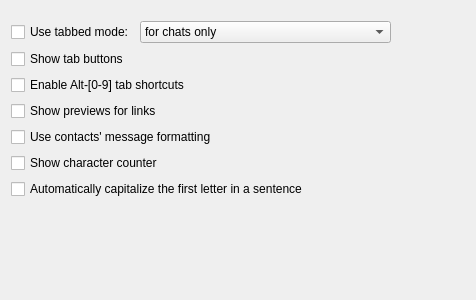
<?xml version="1.0" encoding="UTF-8"?>
<ui version="4.0">
 <class>OptMsgCommon</class>
 <widget class="QWidget" name="OptMsgCommon">
  <property name="geometry">
   <rect>
    <x>0</x>
    <y>0</y>
    <width>476</width>
    <height>300</height>
   </rect>
  </property>
  <property name="windowTitle">
   <string>Form</string>
  </property>
  <layout class="QVBoxLayout" name="verticalLayout">
   <item>
    <layout class="QHBoxLayout" name="horizontalLayout">
     <property name="topMargin">
      <number>10</number>
     </property>
     <item>
      <widget class="QCheckBox" name="ck_tabChats">
       <property name="sizePolicy">
        <sizepolicy hsizetype="Fixed" vsizetype="Fixed">
         <horstretch>0</horstretch>
         <verstretch>0</verstretch>
        </sizepolicy>
       </property>
       <property name="text">
        <string>Use tabbed mode:</string>
       </property>
      </widget>
     </item>
     <item>
      <widget class="QComboBox" name="cb_tabGrouping">
       <item>
        <property name="text">
         <string>for chats only</string>
        </property>
       </item>
       <item>
        <property name="text">
         <string>for mucs only</string>
        </property>
       </item>
       <item>
        <property name="text">
         <string>for chats and mucs separately</string>
        </property>
       </item>
       <item>
        <property name="text">
         <string>for mucs and chats in one window</string>
        </property>
       </item>
       <item>
        <property name="text">
         <string>for mucs, chats and roster in one window</string>
        </property>
       </item>
       <item>
        <property name="text">
         <string>[customized]</string>
        </property>
       </item>
      </widget>
     </item>
     <item>
      <spacer name="horizontalSpacer">
       <property name="orientation">
        <enum>Qt::Horizontal</enum>
       </property>
       <property name="sizeHint" stdset="0">
        <size>
         <width>40</width>
         <height>20</height>
        </size>
       </property>
      </spacer>
     </item>
    </layout>
   </item>
   <item>
    <spacer>
     <property name="orientation">
      <enum>Qt::Horizontal</enum>
     </property>
     <property name="sizeHint" stdset="0">
      <size>
       <width>0</width>
       <height>0</height>
      </size>
     </property>
    </spacer>
   </item>
   <item>
    <widget class="QCheckBox" name="ck_showTabButtons">
     <property name="text">
      <string>Show tab buttons</string>
     </property>
    </widget>
   </item>
   <item>
    <widget class="QCheckBox" name="ck_tabShortcuts">
     <property name="text">
      <string>Enable Alt-[0-9] tab shortcuts</string>
     </property>
    </widget>
   </item>
   <item>
    <widget class="QCheckBox" name="ck_showPreviews">
     <property name="text">
      <string>Show previews for links</string>
     </property>
    </widget>
   </item>
   <item>
    <widget class="QCheckBox" name="ck_contactsMessageFormatting">
     <property name="text">
      <string>Use contacts' message formatting</string>
     </property>
    </widget>
   </item>
   <item>
    <widget class="QCheckBox" name="ck_showCounter">
     <property name="text">
      <string>Show character counter</string>
     </property>
    </widget>
   </item>
   <item>
    <widget class="QCheckBox" name="ck_autoCapitalize">
     <property name="text">
      <string>Automatically capitalize the first letter in a sentence</string>
     </property>
    </widget>
   </item>
   <item>
    <spacer name="verticalSpacer">
     <property name="orientation">
      <enum>Qt::Vertical</enum>
     </property>
     <property name="sizeHint" stdset="0">
      <size>
       <width>20</width>
       <height>40</height>
      </size>
     </property>
    </spacer>
   </item>
  </layout>
 </widget>
 <resources/>
 <connections/>
</ui>
